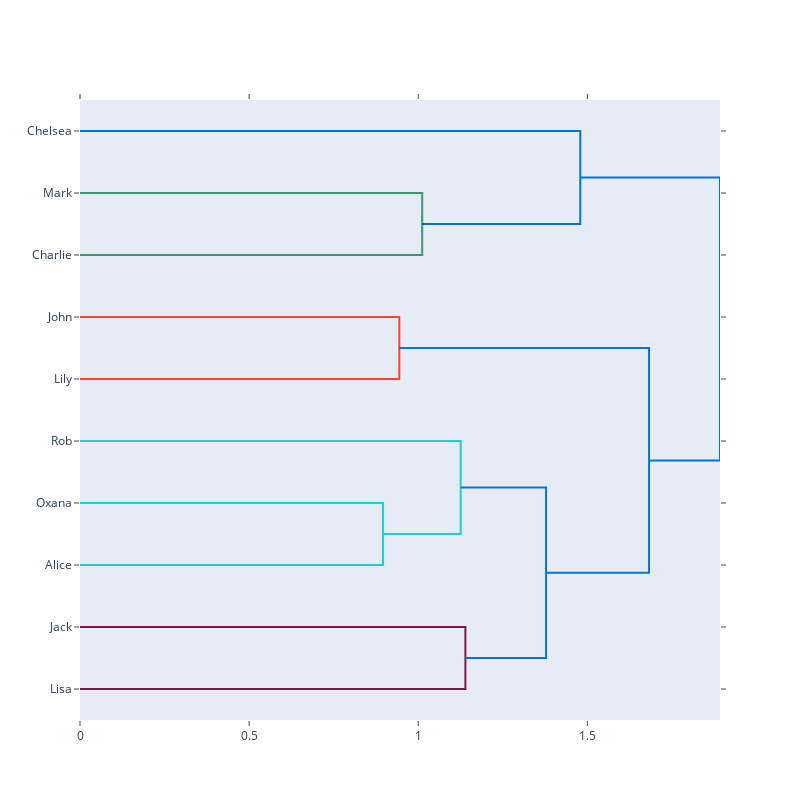

Notebook code cell kept with this figure:
### Code cell
import plotly.figure_factory as ff

import numpy as np

X = np.random.rand(10, 12)
names = ['Jack', 'Oxana', 'John', 'Chelsea', 'Mark', 'Alice', 'Charlie', 'Rob', 'Lisa', 'Lily']
fig = ff.create_dendrogram(X, orientation='left', labels=names)
fig.update_layout(width=800, height=800)
fig.show()

### Figure 1 — Plotly figure (JSON) as saved in the notebook; plotly's stock layout.template omitted (floating-point values rounded to 4 significant figures)
{"data": [{"hoverinfo": "text", "marker": {"color": "rgb(61,153,112)"}, "mode": "lines", "type": "scatter", "x": [0, 1.012, 1.012, 0], "xaxis": "x", "y": [-15, -15, -25, -25], "yaxis": "y"}, {"hoverinfo": "text", "marker": {"color": "rgb(0,116,217)"}, "mode": "lines", "type": "scatter", "x": [0, 1.479, 1.479, 1.012], "xaxis": "x", "y": [-5, -5, -20, -20], "yaxis": "y"}, {"hoverinfo": "text", "marker": {"color": "rgb(255,65,54)"}, "mode": "lines", "type": "scatter", "x": [0, 0.944, 0.944, 0], "xaxis": "x", "y": [-35, -35, -45, -45], "yaxis": "y"}, {"hoverinfo": "text", "marker": {"color": "rgb(35,205,205)"}, "mode": "lines", "type": "scatter", "x": [0, 0.896, 0.896, 0], "xaxis": "x", "y": [-65, -65, -75, -75], "yaxis": "y"}, {"hoverinfo": "text", "marker": {"color": "rgb(35,205,205)"}, "mode": "lines", "type": "scatter", "x": [0, 1.126, 1.126, 0.896], "xaxis": "x", "y": [-55, -55, -70, -70], "yaxis": "y"}, {"hoverinfo": "text", "marker": {"color": "rgb(133,20,75)"}, "mode": "lines", "type": "scatter", "x": [0, 1.139, 1.139, 0], "xaxis": "x", "y": [-85, -85, -95, -95], "yaxis": "y"}, {"hoverinfo": "text", "marker": {"color": "rgb(0,116,217)"}, "mode": "lines", "type": "scatter", "x": [1.126, 1.378, 1.378, 1.139], "xaxis": "x", "y": [-62.5, -62.5, -90, -90], "yaxis": "y"}, {"hoverinfo": "text", "marker": {"color": "rgb(0,116,217)"}, "mode": "lines", "type": "scatter", "x": [0.944, 1.682, 1.682, 1.378], "xaxis": "x", "y": [-40, -40, -76.25, -76.25], "yaxis": "y"}, {"hoverinfo": "text", "marker": {"color": "rgb(0,116,217)"}, "mode": "lines", "type": "scatter", "x": [1.479, 1.892, 1.892, 1.682], "xaxis": "x", "y": [-12.5, -12.5, -58.12, -58.12], "yaxis": "y"}], "layout": {"autosize": false, "height": 800, "hovermode": "closest", "showlegend": false, "width": 800, "xaxis": {"mirror": "allticks", "rangemode": "tozero", "showgrid": false, "showline": true, "showticklabels": true, "ticks": "outside", "type": "linear", "zeroline": false}, "yaxis": {"mirror": "allticks", "rangemode": "tozero", "showgrid": false, "showline": true, "showticklabels": true, "tickmode": "array", "ticks": "outside", "ticktext": ["Chelsea", "Mark", "Charlie", "John", "Lily", "Rob", "Oxana", "Alice", "Jack", "Lisa"], "tickvals": [-5, -15, -25, -35, -45, -55, -65, -75, -85, -95], "type": "linear", "zeroline": false}}}
